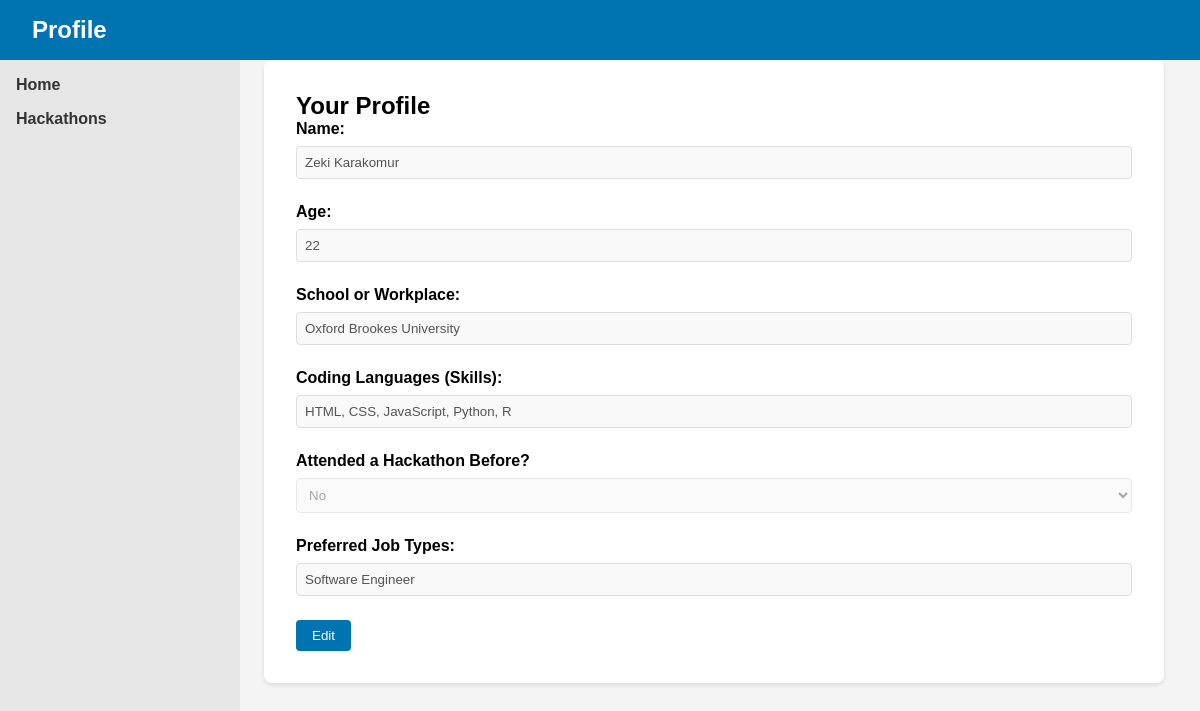
Screenshot of /profile (signed in) with the database file from the repository.
### tables this page shows
CREATE TABLE user_profiles (
    id INTEGER PRIMARY KEY AUTOINCREMENT,
    username TEXT UNIQUE,
    name TEXT,
    age INTEGER,
    school TEXT,
    skills TEXT,
    hackathon TEXT, preferred_jobs TEXT,
    FOREIGN KEY (username) REFERENCES users(username) ON DELETE CASCADE
);

### app.py (the view, shortened to what this page needs)
@app.route('/profile', methods=['GET', 'POST'])
def profile():
    if 'username' not in session:
        flash("Please log in to access your profile", "error")
        return redirect(url_for('home'))
    user_details = query_db("SELECT name, age, school, skills, hackathon, preferred_jobs FROM user_profiles WHERE username = ?", [session['username']], one=True)
    return render_template('profile.html', user_details=user_details)

### app.py (called while the page is built)
def get_db():
     db = sqlite3.connect('database.sqlite')
     db.row_factory = sqlite3.Row
     return db

def query_db(query, args=(), one=False):
     cur = get_db().execute(query, args)
     rv = cur.fetchall()
     cur.close()
     return (rv[0] if rv else None) if one else rv

### templates/profile.html (shortened to what this page needs)
<!DOCTYPE html>
<html lang="en">
<head>
    <link rel="stylesheet" href="{{ url_for('static', filename='css/profile.css') }}">
</head>
<body>
    <header>
        <div class="navbar">
            <h1>Profile</h1>
        </div>
    </header>
    <div class="container">
        <aside class="sidebar">
            <ul>
                <li><a href="/">Home</a></li>
                <li><a href="/hack">Hackathons</a></li>
            </ul>
        </aside>
        <main class="profile-content">
            <h2>Your Profile</h2>
            <form id="profileForm" method="POST">
                <div class="form-group">
                    <label for="name">Name:</label>
                    <input type="text" id="name" name="name" value="{{ user_details[0] }}" disabled>
                </div>
                <div class="form-group">
                    <label for="age">Age:</label>
                    <input type="number" id="age" name="age" value="{{ user_details[1] }}" disabled>
                </div>
                <div class="form-group">
                    <label for="school">School or Workplace:</label>
                    <input type="text" id="school" name="school" value="{{ user_details[2] }}" disabled>
                </div>
                <div class="form-group">
                    <label for="skills">Coding Languages (Skills):</label>
                    <input type="text" id="skills" name="skills" value="{{ user_details[3] }}" disabled>
                </div>
                <div class="form-group">
                    <label for="hackathon">Attended a Hackathon Before?</label>
                    <select id="hackathon" name="hackathon" disabled>
                        <option value="No" {% if user_details[4] == 'No' %}selected{% endif %}>No</option>
                    </select>
                </div>
                <div class="form-group">
                    <label for="preferred_jobs">Preferred Job Types:</label>
                    <input type="text" id="preferred_jobs" name="preferred_jobs" value="{{ user_details[5] }}" disabled>
                </div>
                <button type="button" id="editButton" onclick="enableEdit()">Edit</button>
            </form>
        </main>
    </div>
</body>
</html>

### static/css/profile.css (style rules this page uses)
* { margin: 0; padding: 0; box-sizing: border-box; }
body { font-family: Arial, Helvetica, sans-serif; background-color: #f4f4f4; }
.navbar { background-color: #0073b1; color: white; padding: 1rem 2rem; display: flex; justify-content: space-between; align-items: center; }
.navbar h1 { font-size: 1.5rem; }
.container { display: flex; margin-top: 3.5 rem; }
.sidebar { width: 20%; background-color: #e6e6e6; padding: 1rem; height: 100vh; position: fixed; left: 0; }
.sidebar ul { list-style: none; }
.sidebar ul li { margin-bottom: 1rem; }
.sidebar ul li a { color: #333; text-decoration: none; font-weight: bold; }
.profile-content { margin-left: 22%; width: 75%; padding: 2rem; background-color: white; box-shadow: 0px 2px 4px rgba(0, 0, 0, 0.1); border-radius: 8px; }
.form-group { margin-bottom: 1.5rem; }
.form-group label { display: block; font-weight: bold; margin-bottom: 0.5rem; }
.form-group input, .form-group select { width: 100%; padding: 0.5rem; border: 1px solid#ddd; border-radius: 4px; background-color: #f9f9f9; }
button { padding: 0.5rem 1rem; margin-right: 0.5rem; border: none; color: white; background-color: #0073b1; border-radius: 4px; cursor: pointer; }

### rows the page displays
user_profiles: name "Zeki Karakomur", age "22", school "Oxford Brookes University", skills "HTML, CSS, JavaScript, Python, R", hackathon "No", preferred_jobs "Software Engineer"
